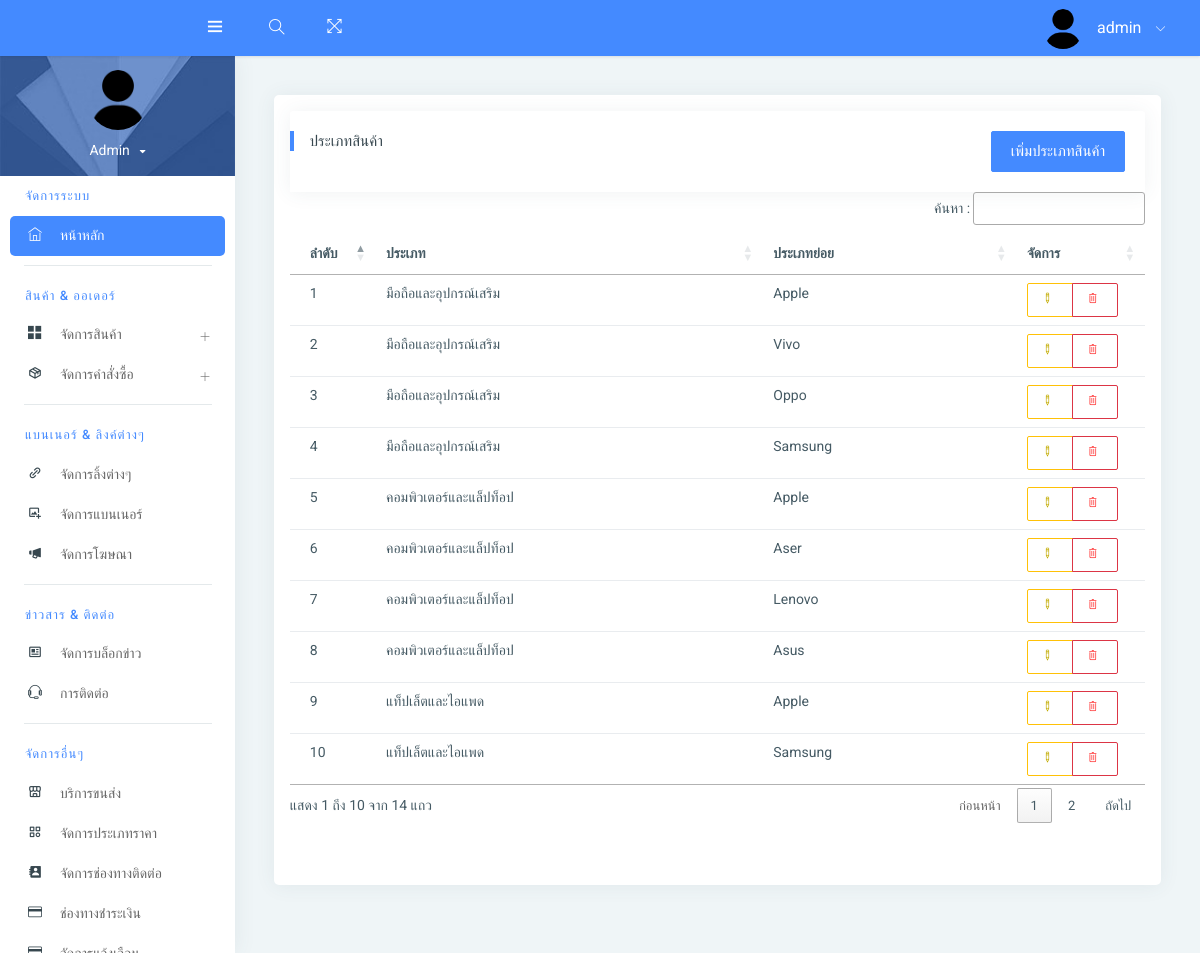
The page /view/admin/subCategory (signed in) on the database its author committed.
### tables this page shows
CREATE TABLE `tb_user` (
  `User_ID` int(11) NOT NULL,
  `username` varchar(200) NOT NULL,
  `user_username` varchar(200) NOT NULL,
  `user_pass` text NOT NULL,
  `user_img` varchar(255) DEFAULT 'upload/avatar.png',
  `user_type` int(1) NOT NULL,
  `created_at` varchar(100) NOT NULL,
  `status` int(1) NOT NULL DEFAULT '1'
);

CREATE TABLE `tb_sub_category` (
  `Sub_ID` int(11) NOT NULL,
  `Category_ID` int(11) NOT NULL,
  `sub_name` varchar(200) NOT NULL
);

CREATE TABLE `tb_category` (
  `Category_ID` int(11) NOT NULL,
  `category_name` varchar(255) NOT NULL,
  `category_img` varchar(255) NOT NULL
);

### view/admin/subCategory.php (the view, shortened to what this page needs)
<?php
include('function/head.php');
include('function/navbar.php');
include('function/sildebar.php');
?>
<div class="card table-card p-3">
    <div class="card-header">
        <div class="row">
            <div class="col-lg-6">
                <h5>ประเภทสินค้า</h5>
            </div>
            <div class="col-lg-6" style="display: flex;justify-content: end;">
                <button class="btn btn-primary " onclick="insertSubCategory()">เพิ่มประเภทสินค้า</button>
            </div>
        </div>
    </div>
    <div class="card-block">
        <div class="card-block table-border-style">
            <div class="table-responsive">
                <table class="table table-hover " id="example">
                    <thead>
                        <tr>
                            <th width="10%">ลำดับ</th>
                            <th>ประเภท</th>
                            <th>ประเภทย่อย</th>
                            <th>จัดการ</th>
                        </tr>
                    </thead>
                    <tbody>
                        <?php
                        $i = 1;
                        $sql = "SELECT tb_sub_category.sub_name,tb_category.category_name,tb_sub_category.Sub_ID
                        FROM tb_sub_category
                        LEFT JOIN tb_category
                        ON tb_category.Category_ID = tb_sub_category.Category_ID";
                        $category = $conn->query($sql);
                        foreach($category as $row):
                        ?>
                        <tr>
                            <td scope="row"><?php echo $i++;?></td>
                            <td><?php echo $row['category_name'];?></td>
                            <td><?php echo $row['sub_name'];?></td>
                            <td width="15%">
                                <div class="btn-group">
                                    <button class="btn btn-sm btn-outline-warning" onclick="editSubCategory(<?php echo $row['Sub_ID']?>)"><i class="ti-pencil-alt2"></i></button>
                                    <button class="btn btn-sm btn-outline-danger delSubCategory" onclick="delSubCategory(<?php echo $row['Sub_ID']?>)"><i class="ti-trash"></i></button>
                                </div>
                            </td>
                        </tr>
                        <?php endforeach;?>
                    </tbody>
                </table>
            </div>
        </div>
    </div>
</div>
<?php include('function/footer.php'); ?>

### view/admin/function/navbar.php (shortened to what this page needs)
<div id="pcoded" class="pcoded">
      <div class="pcoded-container navbar-wrapper">
          <nav class="navbar header-navbar pcoded-header">
              <div class="navbar-wrapper">
                  <div class="navbar-logo">
                      <a class="mobile-menu waves-effect waves-light" id="mobile-collapse" href="#!">
                          <i class="ti-menu"></i>
                      </a>
                  </div>
                  <div class="navbar-container container-fluid">
                      <ul class="nav-left">
                          <li class="header-search">
                              <div class="main-search morphsearch-search">
                                  <div class="input-group">
                                      <input type="text" class="form-control">
                                      <span class="input-group-addon search-btn"><i class="ti-search"></i></span>
                                  </div>
                              </div>
                          </li>
                          <li>
                              <a href="#!" onclick="javascript:toggleFullScreen()" class="waves-effect waves-light">
                                  <i class="ti-fullscreen"></i>
                              </a>
                          </li>
                      </ul>
                      <ul class="nav-right">
                          <li class="user-profile header-notification">
                              <a href="#!" class="waves-effect waves-light">
                                  <img src="assets/<?php echo $row_img['user_img']?>" class="img-radius" alt="User-Profile-Image">
                                  <span><?php echo $_SESSION['user_username']?></span>
                                  <i class="ti-angle-down"></i>
                              </a>
                          </li>
                      </ul>
                  </div>
              </div>
          </nav>

### view/admin/function/sildebar.php (shortened to what this page needs)
<div class="pcoded-main-container">
    <div class="pcoded-wrapper">
        <nav class="pcoded-navbar">
            <div class="pcoded-inner-navbar main-menu">
                <div class="">
                    <div class="main-menu-header">
                        <img class="img-80 img-radius" src="assets/<?php echo $row_img['user_img']?>" alt="User-Profile-Image">
                        <div class="user-details">
                            <span id="more-details"><?php echo $_SESSION['user_username'] ?><i class="fa fa-caret-down"></i></span>
                        </div>
                    </div>
                </div>
                <div class="pcoded-navigation-label" data-i18n="nav.category.navigation">จัดการระบบ</div>
                <ul class="pcoded-item pcoded-left-item">
                    <li class="active">
                        <a href="index.php" class="waves-effect waves-dark">
                            <span class="pcoded-micon"><i class="ti-home"></i><b>D</b></span>
                            <span class="pcoded-mtext" data-i18n="nav.dash.main">หน้าหลัก</span>
                        </a>
                    </li>
                </ul>
                <div class="pcoded-navigation-label">สินค้า & ออเดอร์</div>
                <ul class="pcoded-item pcoded-left-item">
                    <li class="pcoded-hasmenu">
                        <a href="javascript:void(0)" class="waves-effect waves-dark">
                            <span class="pcoded-micon"><i class="ti-layout-grid2-alt"></i></span>
                            <span class="pcoded-mtext" data-i18n="nav.basic-components.main">จัดการสินค้า</span>
                        </a>
                    </li>
                    <li class="pcoded-hasmenu">
                        <a href="javascript:void(0)" class="waves-effect waves-dark">
                            <span class="pcoded-micon"><i class='bx bx-package'></i></span>
                            <span class="pcoded-mtext" data-i18n="nav.basic-components.main">จัดการคำสั่งซื้อ</span>
                        </a>
                    </li>
                </ul>
                <div class="pcoded-navigation-label">แบนเนอร์ & ลิงค์ต่างๆ</div>
                <ul class="pcoded-item pcoded-left-item">
                    <li>
                        <a href="link" class="waves-effect waves-dark">
                            <span class="pcoded-micon"><i class='bx bx-link-alt'></i><b>FC</b></span>
                            <span class="pcoded-mtext" data-i18n="nav.form-components.main">จัดการลิ้งต่างๆ</span>
                        </a>
                    </li>
                    <li>
                        <a href="banner" class="waves-effect waves-dark">
                            <span class="pcoded-micon"><i class='bx bx-image-add'></i><b>FC</b></span>
                            <span class="pcoded-mtext" data-i18n="nav.form-components.main">จัดการแบนเนอร์</span>
                        </a>
                    </li>
                    <li>
                        <a href="advert" class="waves-effect waves-dark">
                            <span class="pcoded-micon"><i class='bx bxs-megaphone'></i><b>FC</b></span>
                            <span class="pcoded-mtext" data-i18n="nav.form-components.main">จัดการโฆษณา</span>
                        </a>
                    </li>
                </ul>
                <div class="pcoded-navigation-label">ข่าวสาร & ติดต่อ</div>
                <ul class="pcoded-item pcoded-left-item">
                    <li>
                        <a href="blog" class="waves-effect waves-dark">
                            <span class="pcoded-micon"><i class='bx bx-news'></i><b>FC</b></span>
                            <span class="pcoded-mtext" data-i18n="nav.form-components.main">จัดการบล็อกข่าว</span>
                        </a>
                    </li>
                    <li>
                        <a href="user_contact" class="waves-effect waves-dark">
                            <span class="pcoded-micon"><i class="ti-headphone-alt"></i><b>FC</b></span>
                            <span class="pcoded-mtext" data-i18n="nav.form-components.main">การติดต่อ</span>
                        </a>
                    </li>
                </ul>
                <div class="pcoded-navigation-label">จัดการอื่นๆ</div>
                <ul class="pcoded-item pcoded-left-item">
                    <li>
                        <a href="express" class="waves-effect waves-dark">
                            <span class="pcoded-micon"><i class='bx bx-store-alt'></i><b>FC</b></span>
                            <span class="pcoded-mtext" data-i18n="nav.form-components.main">บริการขนส่ง</span>
                        </a>
                    </li>
                    <li>
                        <a href="type" class="waves-effect waves-dark">
                            <span class="pcoded-micon"><i class='bx bx-category'></i><b>FC</b></span>
                            <span class="pcoded-mtext" data-i18n="nav.form-components.main">จัดการประเภทราคา</span>
                        </a>
                    </li>
                    <li>
                        <a href="contact" class="waves-effect waves-dark">
                            <span class="pcoded-micon"><i class='bx bxs-contact'></i><b>FC</b></span>
                            <span class="pcoded-mtext" data-i18n="nav.form-components.main">จัดการช่องทางติดต่อ</span>
                        </a>
                    </li>
                    <li>
                        <a href="money" class="waves-effect waves-dark">
                            <span class="pcoded-micon"><i class="ti-credit-card"></i><b>FC</b></span>
                            <span class="pcoded-mtext" data-i18n="nav.form-components.main">ช่องทางชำระเงิน</span>
                        </a>
                    </li>
                    <li>
                        <a href="notify" class="waves-effect waves-dark">
                            <span class="pcoded-micon"><i class="ti-credit-card"></i><b>FC</b></span>
                            <span class="pcoded-mtext" data-i18n="nav.form-components.main">จัดการแจ้งเจือน</span>
                        </a>
                    </li>
                </ul>
        </nav>
        <div class="pcoded-content">
            <div class="pcoded-inner-content">
                <div class="main-body">
                    <div class="page-wrapper">
                        <div class="page-body">
                            <div class="row">
                                <div class="col-xl-12 col-md-12 ">

### rows shown on the page
tb_user: user_img (picture)
tb_sub_category: Category_ID.category_name "มือถือและอุปกรณ์เสริม", sub_name "Apple"
tb_sub_category: Category_ID.category_name "มือถือและอุปกรณ์เสริม", sub_name "Vivo"
tb_sub_category: Category_ID.category_name "มือถือและอุปกรณ์เสริม", sub_name "Oppo"
tb_sub_category: Category_ID.category_name "มือถือและอุปกรณ์เสริม", sub_name "Samsung"
tb_sub_category: Category_ID.category_name "คอมพิวเตอร์และแล็ปท็อป", sub_name "Apple"
tb_sub_category: Category_ID.category_name "คอมพิวเตอร์และแล็ปท็อป", sub_name "Aser"
tb_sub_category: Category_ID.category_name "คอมพิวเตอร์และแล็ปท็อป", sub_name "Lenovo"
tb_sub_category: Category_ID.category_name "คอมพิวเตอร์และแล็ปท็อป", sub_name "Asus"
tb_sub_category: Category_ID.category_name "แท็ปเล็ตและไอแพด", sub_name "Apple"
tb_sub_category: Category_ID.category_name "แท็ปเล็ตและไอแพด", sub_name "Samsung"

### other values the page prints
$_SESSION['user_username'] "admin"
$_SESSION['user_username'] "Admin"
